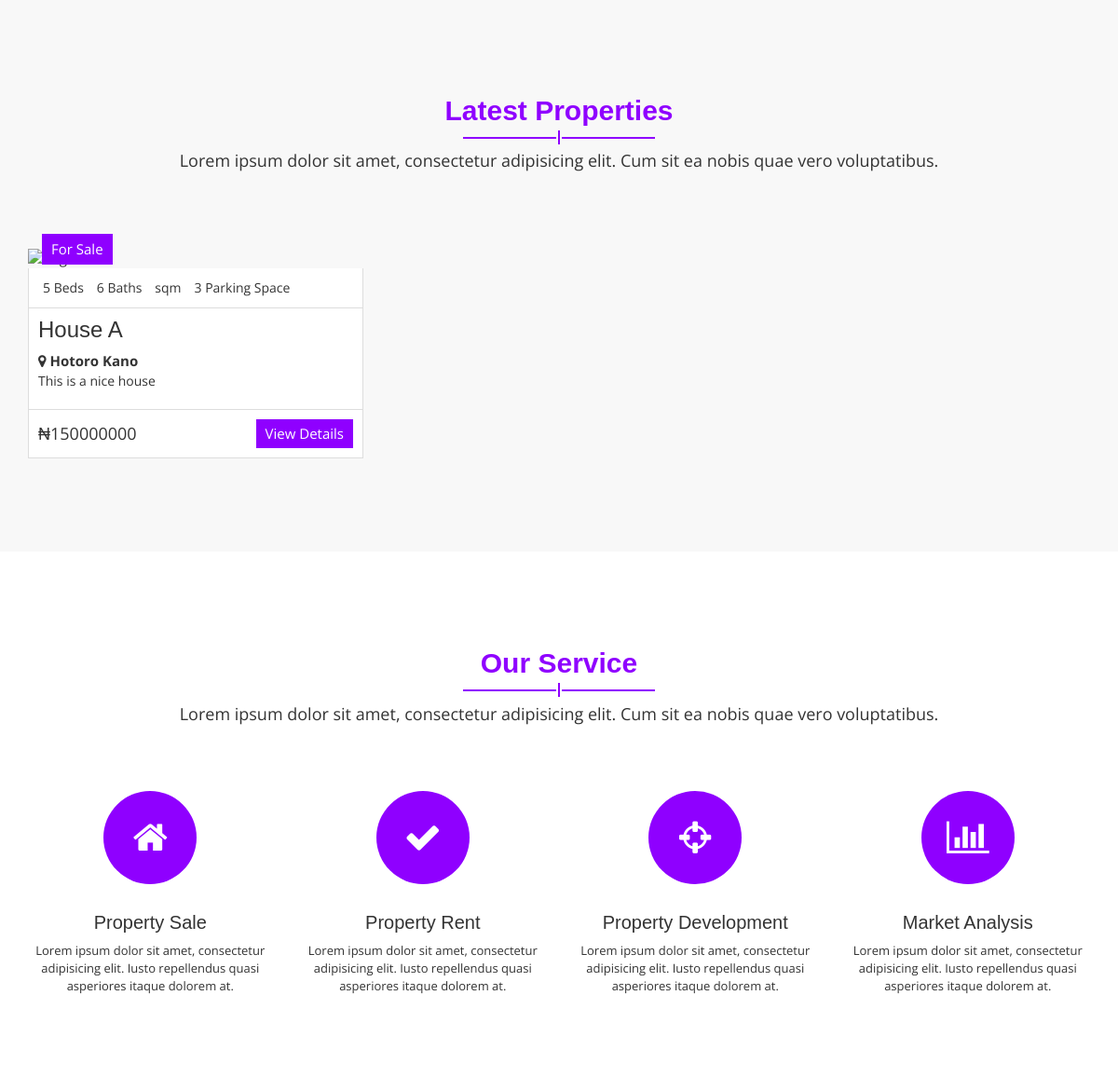
The app's page / (middle part), older data.
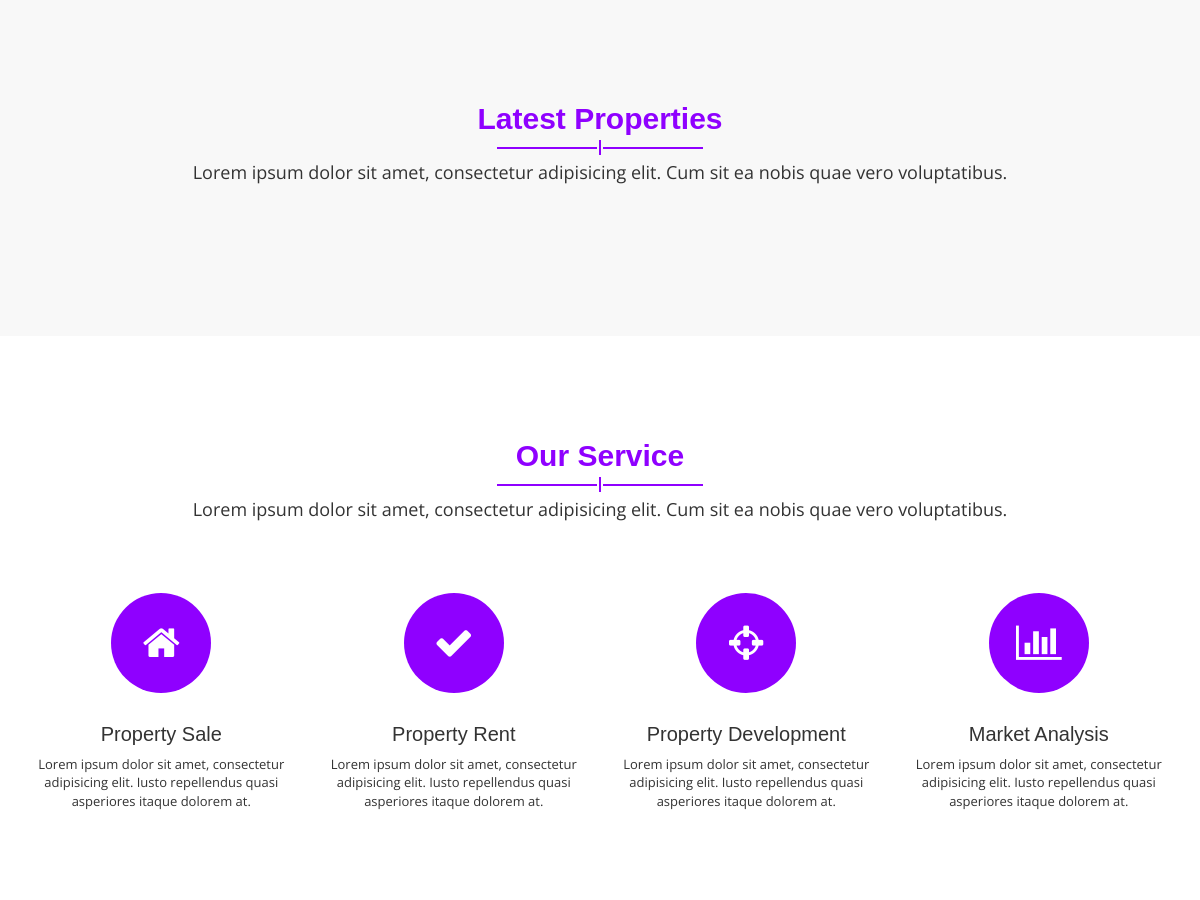
The same page, newer data.
### e_web/apps/public/models.py (models this page shows, shortened)
class Properties_Listing(models.Model):
    user = models.ForeignKey(User, on_delete=models.CASCADE, blank=True)
    saved_by_users = models.ManyToManyField(User, related_name='saved_listings', blank=True)
    created_at = models.DateTimeField(auto_now_add=True, null=True, blank=True)
    views = models.PositiveIntegerField(default=0)
    title = models.CharField(max_length=150)
    price = models.IntegerField()
    parking_space = models.IntegerField(null=True, blank=True)
    bedrooms = models.IntegerField(null=True, blank=True)
    bathrooms = models.IntegerField(null=True, blank=True)
    size = models.IntegerField()
    address = models.CharField(max_length=200)
    certificate_num = models.CharField(max_length=255, default='')
    reference_num = models.CharField(max_length=255, default='')
    description = models.CharField(max_length=500)
    google_map = models.CharField(max_length=500)
    STATUS_CHOICES = [
        ('For Rent', 'For Rent'),
        ('For Sale', 'For Sale'),
    ]
    status = models.CharField(max_length=10, choices=STATUS_CHOICES)
    CATEGORY_CHOICES = [
        ('Flat/Apartment', 'Flat/Apartment'),
        ('House', 'House'),
        ('Plot/Land', 'Plot/Land'),
        ('Commercial', 'Commercial'),
    ]
    category = models.CharField(max_length=50, choices=CATEGORY_CHOICES)
    LOCATION_CHOICES = [
        ('Kano', 'Kano'),
        ('Abuja', 'Abuja'),
    ]
    location = models.CharField(max_length=50, choices=LOCATION_CHOICES)

### e_web/apps/public/views.py (the view)
# urls.py: path('', views.index, name="index"),
def index(request):
    latest_listings = Properties_Listing.objects.order_by('-created_at')[:3]
    latest_posts = BlogPost.objects.order_by('date_created')[:3]
    context = {
        "latest_listings": latest_listings,
        "latest_posts": latest_posts
    }
    return render(request, 'index.html', context)

### e_web/templates/index.html (shortened to what the changed rows need)
{% extends 'base.html' %}
{% load static %}
{% block content %}
<!DOCTYPE html>
<html lang="en">
  <head>
  </head>
  <body class="aa-price-range">
    <section id="aa-latest-property">
      <div class="container">
        <div class="aa-latest-property-area">
          <div class="aa-title">
            <h2>Latest Properties</h2>
          </div>
          <div class="aa-latest-properties-content">
            <div class="row">
              {% for listing in latest_listings %}
              <div class="col-md-4">
                <article class="aa-properties-item">
                  <a href="#" class="aa-properties-item-img">
                  </a>
                  <div class="aa-tag for-sale">
                    {{ listing.status }}
                  </div>
                  <div class="aa-properties-item-content">
                    <div class="aa-properties-info">
                      {% if listing.bedrooms %}
                      <span>{{ listing.bedrooms }} Beds</span>
                      {% endif %}
                      {% if listing.bathrooms %}
                      <span>{{ listing.bathrooms }} Baths</span>
                      {% endif %}
                      <span>{{ listing.sqm }} sqm</span>
                      {% if listing.parking_space %}
                      <span>{{ listing.parking_space }} Parking Space</span>
                      {% endif %}
                    </div>
                    <div class="aa-properties-about">
                      <h3><a href="#">{{ listing.title }}</a></h3>
                      <strong>
                        <i class="fa fa-map-marker"></i>
                        {{ listing.location }}
                      </strong>
                      <p>{{ listing.description }}</p>
                    </div>
                    <div class="aa-properties-detial">
                      <span class="aa-price">₦{{ listing.price }}</span>
                      <a href="/properties_list/{{ listing.id }}" class="aa-secondary-btn">View Details</a>
                    </div>
                  </div>
                </article>
              </div>
              {% endfor %}
            </div>
          </div>
        </div>
      </div>
    </section>
    <section id="aa-service">
      <div class="container">
        <div class="row">
          <div class="col-md-12">
            <div class="aa-service-area">
              <div class="aa-title">
                <h2>Our Service</h2>
              </div>
            </div>
          </div>
        </div>
      </div>
    </section>
  </body>
</html>
{% endblock %}

Row changes from the older to the newer data that the page shows:
removed Properties_Listing: status "For Sale", bedrooms "5", bathrooms "6", parking_space "3", title "House A", location "Hotoro Kano", description "This is a nice house", price "150000000"
